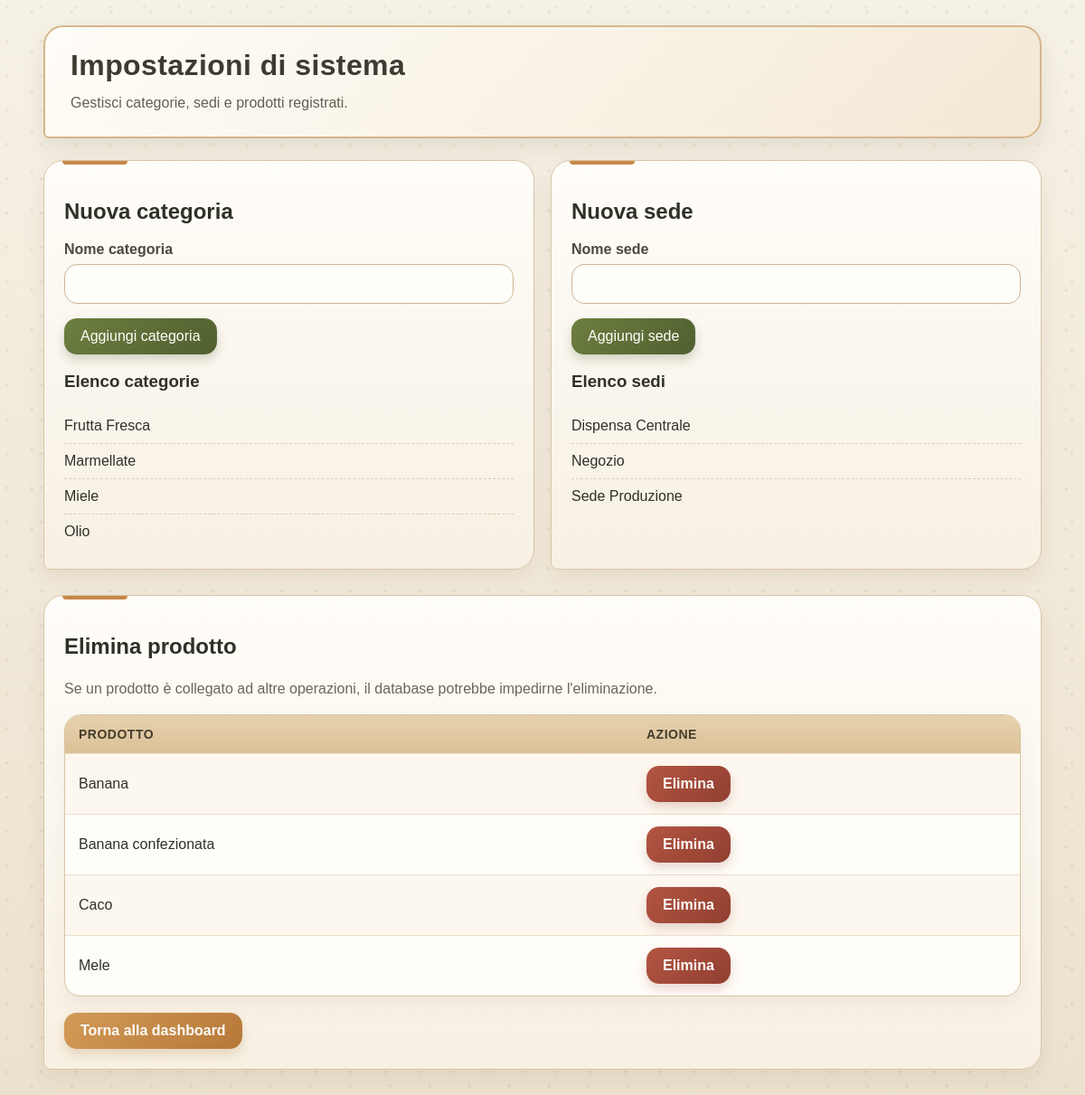
/gestione_sistema.php, run on the app's committed database.
### tables this page shows
CREATE TABLE IF NOT EXISTS Categorie (
    id_categoria INT AUTO_INCREMENT PRIMARY KEY,
    nome VARCHAR(100) NOT NULL UNIQUE
);

CREATE TABLE IF NOT EXISTS Sedi (
    id_sede INT AUTO_INCREMENT PRIMARY KEY,
    nome_sede VARCHAR(100) NOT NULL UNIQUE
);

CREATE TABLE IF NOT EXISTS Prodotti (
    id_prodotto INT AUTO_INCREMENT PRIMARY KEY,
    nome VARCHAR(100) NOT NULL,
    id_categoria INT,
    id_sede INT NULL,
    tipo ENUM('Fresco', 'Riserva', 'Confezionato') NOT NULL,
    FOREIGN KEY (id_categoria) REFERENCES Categorie(id_categoria),
    FOREIGN KEY (id_sede) REFERENCES Sedi(id_sede)
);

### gestione_sistema.php (the view, shortened to what this page needs)
<?php
include 'config.php';
$categorie = mysqli_query($conn, "SELECT * FROM Categorie ORDER BY nome ASC");
$sedi = mysqli_query($conn, "SELECT * FROM Sedi ORDER BY nome_sede ASC");
$prodotti = mysqli_query($conn, "SELECT id_prodotto, nome FROM Prodotti ORDER BY nome ASC");
?>
<!DOCTYPE html>
<html lang="it">
<head>
    <link rel="stylesheet" href="app.css">
</head>
<body>
    <div class="container">
        <div class="page-header">
            <h1>Impostazioni di sistema</h1>
            <p>Gestisci categorie, sedi e prodotti registrati.</p>
        </div>
        <div class="card-grid footer-space">
            <div class="panel">
                <h2>Nuova categoria</h2>
                <form method="POST">
                    <div class="form-group">
                        <label>Nome categoria</label>
                        <input type="text" name="nome_cat" required>
                    </div>
                    <button type="submit" name="add_cat">Aggiungi categoria</button>
                </form>
                <h3>Elenco categorie</h3>
                <ul class="list-clean">
                    <?php while ($c = mysqli_fetch_assoc($categorie)) { ?>
                        <li><?php echo $c['nome']; ?></li>
                    <?php } ?>
                </ul>
            </div>
            <div class="panel">
                <h2>Nuova sede</h2>
                <form method="POST">
                    <div class="form-group">
                        <label>Nome sede</label>
                        <input type="text" name="nome_sede" required>
                    </div>
                    <button type="submit" name="add_sede">Aggiungi sede</button>
                </form>
                <h3>Elenco sedi</h3>
                <ul class="list-clean">
                    <?php while ($s = mysqli_fetch_assoc($sedi)) { ?>
                        <li><?php echo $s['nome_sede']; ?></li>
                    <?php } ?>
                </ul>
            </div>
        </div>
        <div class="panel table-wrap">
            <h2>Elimina prodotto</h2>
            <p class="small">Se un prodotto è collegato ad altre operazioni, il database potrebbe impedirne l'eliminazione.</p>
            <table>
                <tr>
                    <th>Prodotto</th>
                    <th>Azione</th>
                </tr>
                <?php while ($p = mysqli_fetch_assoc($prodotti)) { ?>
                    <tr>
                        <td><?php echo $p['nome']; ?></td>
                        <td><a class="btn btn-danger" href="?del_prod=<?php echo $p['id_prodotto']; ?>" onclick="return confirm('Vuoi eliminare questo prodotto?');">Elimina</a></td>
                    </tr>
                <?php } ?>
            </table>
            <div class="actions" style="margin-top:18px;">
                <a class="btn btn-light" href="index.php">Torna alla dashboard</a>
            </div>
        </div>
    </div>
</body>
</html>

### app.css (style rules this page uses)
body { margin: 0; font-family: Verdana, Geneva, Tahoma, sans-serif; background: #efe7d7; background-image: radial-gradient(circle at 20% 20%, rgba(123, 92, 52, 0.08) 0, rgba(123, 92, 52, 0.08) 2px, transparent 2px), radial-gradient(circle at 80% 30%, rgba(78, 110, 77, 0.08) 0, rgba(78, 110, 77, 0.08) 2px, transparent 2px), linear-gradient(180deg, #f6f1e6 0%, #ece1cd 100%); background-size: 38px 38px, 44px 44px, auto; color: #2f3127; }
.container { width: 92%; max-width: 1120px; margin: 0 auto; padding: 28px 0 48px; }
.hero h1, .page-header h1 { margin: 0 0 10px; letter-spacing: 0.4px; }
.hero p, .page-header p { margin: 0; line-height: 1.6; }
.page-header { background: linear-gradient(135deg, #fffdf8, #f3e8d5); color: #3d3b31; padding: 24px 28px; margin-bottom: 24px; border: 2px solid #d4b68c; border-radius: 22px 22px 22px 6px; box-shadow: 0 12px 26px rgba(91, 67, 35, 0.1); }
.page-header p { color: #635f52; }
a { color: #5b4f2d; text-decoration: none; font-weight: 600; }
.nav-grid, .card-grid { display: grid; grid-template-columns: repeat(auto-fit, minmax(240px, 1fr)); gap: 18px; }
.card, .panel { background: linear-gradient(180deg, #fffdf9, #f7f0e3); border: 1px solid #d8c5a6; border-radius: 22px 22px 22px 8px; padding: 22px; box-shadow: 0 10px 22px rgba(85, 65, 38, 0.08); position: relative; }
.card::before, .panel::before { content: ""; position: absolute; top: 0; left: 20px; width: 72px; height: 4px; background: #c88847; border-radius: 0 0 8px 8px; }
.menu-card span, .small { color: #6b6659; line-height: 1.6; }
.actions { display: flex; gap: 12px; flex-wrap: wrap; margin-top: 18px; }
form { margin: 0; }
.form-group { margin-bottom: 16px; }
label { display: block; font-weight: 700; margin-bottom: 7px; color: #4d483b; }
input, select, textarea, button { font: inherit; }
input, select, textarea { width: 100%; padding: 12px 13px; border: 1px solid #ccb894; border-radius: 14px; background: #fffdf8; color: #2f3127; box-sizing: border-box; box-shadow: inset 0 1px 2px rgba(85, 65, 38, 0.05); }
button, .btn { display: inline-block; padding: 11px 18px; background: linear-gradient(135deg, #6e7f41, #4f5f2f); color: #fffdf9; border: 0; border-radius: 14px; cursor: pointer; box-shadow: 0 6px 12px rgba(63, 83, 41, 0.22); }
.btn-light { background: linear-gradient(135deg, #d29a58, #b67838); box-shadow: 0 6px 12px rgba(160, 98, 31, 0.2); }
.btn-danger { background: linear-gradient(135deg, #b35542, #913f31); box-shadow: 0 6px 12px rgba(143, 63, 49, 0.2); }
.table-wrap { overflow-x: auto; }
table { width: 100%; border-collapse: separate; border-spacing: 0; background: #fffdf8; border: 1px solid #d7c4a3; border-radius: 18px; overflow: hidden; box-shadow: 0 10px 20px rgba(85, 65, 38, 0.06); }
th, td { padding: 13px 15px; border-bottom: 1px solid #ecdfca; text-align: left; }
th { background: linear-gradient(180deg, #e6d1ae, #dcc197); color: #453d2d; font-size: 14px; text-transform: uppercase; letter-spacing: 0.5px; }
tr:nth-child(even) td { background: #fcf7ef; }
tr:last-child td { border-bottom: 0; }
.list-clean { list-style: none; margin: 0; padding: 0; }
.list-clean li { padding: 10px 0; border-bottom: 1px dashed #dccdaf; }
.list-clean li:last-child { border-bottom: 0; }
.footer-space { margin-bottom: 28px; }

### data on the page
categorie: nome "Frutta Fresca"
categorie: nome "Marmellate"
categorie: nome "Miele"
categorie: nome "Olio"
sedi: nome_sede "Dispensa Centrale"
sedi: nome_sede "Negozio"
sedi: nome_sede "Sede Produzione"
prodotti: nome "Banana"
prodotti: nome "Banana confezionata"
prodotti: nome "Caco"
prodotti: nome "Mele"
